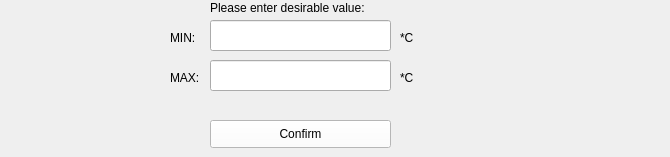
              <widget class="QWidget" name="page">
               <widget class="QLineEdit" name="temp_min">
                <property name="geometry">
                 <rect>
                  <x>210</x>
                  <y>20</y>
                  <width>181</width>
                  <height>31</height>
                 </rect>
                </property>
               </widget>
               <widget class="QLabel" name="label_9">
                <property name="geometry">
                 <rect>
                  <x>210</x>
                  <y>0</y>
                  <width>181</width>
                  <height>16</height>
                 </rect>
                </property>
                <property name="text">
                 <string>Please enter desirable value:</string>
                </property>
               </widget>
               <widget class="QPushButton" name="confirm_temp">
                <property name="geometry">
                 <rect>
                  <x>210</x>
                  <y>120</y>
                  <width>181</width>
                  <height>28</height>
                 </rect>
                </property>
                <property name="styleSheet">
                 <string notr="true">background-color: rgba(255, 255, 255);</string>
                </property>
                <property name="text">
                 <string>Confirm</string>
                </property>
               </widget>
               <widget class="QLineEdit" name="temp_max">
                <property name="geometry">
                 <rect>
                  <x>210</x>
                  <y>60</y>
                  <width>181</width>
                  <height>31</height>
                 </rect>
                </property>
               </widget>
               <widget class="QLabel" name="label_13">
                <property name="geometry">
                 <rect>
                  <x>170</x>
                  <y>30</y>
                  <width>31</width>
                  <height>16</height>
                 </rect>
                </property>
                <property name="font">
                 <font>
                  <pointsize>9</pointsize>
                 </font>
                </property>
                <property name="text">
                 <string>MIN:</string>
                </property>
               </widget>
               <widget class="QLabel" name="label_14">
                <property name="geometry">
                 <rect>
                  <x>170</x>
                  <y>70</y>
                  <width>41</width>
                  <height>16</height>
                 </rect>
                </property>
                <property name="font">
                 <font>
                  <pointsize>9</pointsize>
                 </font>
                </property>
                <property name="text">
                 <string>MAX:</string>
                </property>
               </widget>
               <widget class="QLabel" name="label_17">
                <property name="geometry">
                 <rect>
                  <x>400</x>
                  <y>70</y>
                  <width>55</width>
                  <height>16</height>
                 </rect>
                </property>
                <property name="text">
                 <string>*C</string>
                </property>
               </widget>
               <widget class="QLabel" name="label_18">
                <property name="geometry">
                 <rect>
                  <x>400</x>
                  <y>30</y>
                  <width>55</width>
                  <height>16</height>
                 </rect>
                </property>
                <property name="text">
                 <string>*C</string>
                </property>
               </widget>
               <widget class="QLabel" name="text_complete">
                <property name="geometry">
                 <rect>
                  <x>400</x>
                  <y>120</y>
                  <width>261</width>
                  <height>21</height>
                 </rect>
                </property>
                <property name="font">
                 <font>
                  <pointsize>8</pointsize>
                 </font>
                </property>
                <property name="text">
                 <string/>
                </property>
               </widget>
              </widget>
